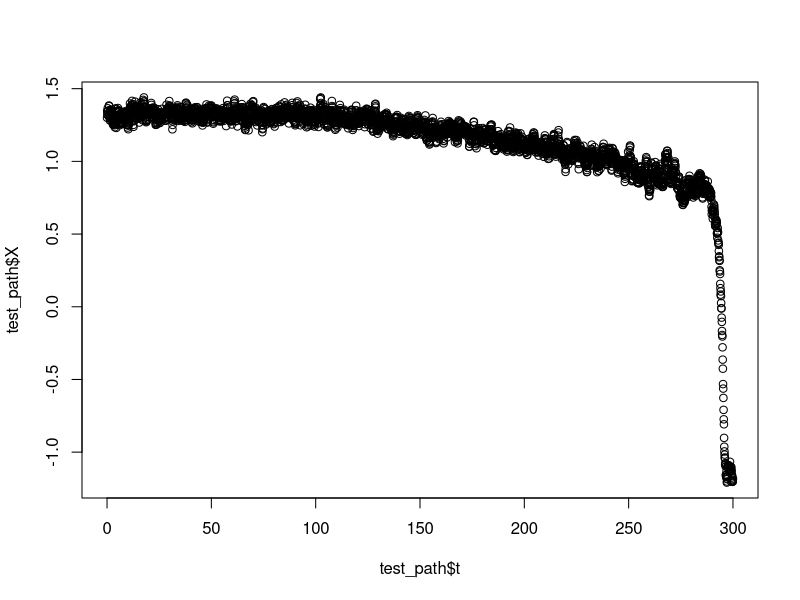

This figure's R source: (Note: this script raises an error after producing the figure.)
## ---- chunk 1
beta_4 <- 1
beta_2 <- 1
lambda_0 <- 1
lambda_c <- -0.4
t <- seq(0, 300, by = 1/12)
t_0 <- 100
tau <- 200
t_end <- t_0 + tau
h <- c(rep(0, 1200), seq(from = 0, to = 1, length.out = 2401))
lambda_t <- (1-h)*lambda_0 + h*lambda_c
x_0 <- 1.3
dt <- 1/12
nloop <- 20
sigma <- 0.5
## ---- chunk 2
make_path <- function(x_0 = 1.3, betas = c(1,1), t_0 = 100, t_end = 300, lambda_0 = 1, lambda_c = -0.4, dt = 1/12, nloop = 2, sigma = 0.1){
  #browser()
  delta_t <- dt/nloop
  n_0 <- t_0/dt*nloop
  n_r <- (t_end-t_0)/dt*nloop
  n_total <- n_0 + n_r + 1
  t <- seq(from = 0, to = t_end, length.out = n_total)
  h <- c(rep(0, n_0), seq(from = 0, to = 1, length.out = n_r))
  lambda_t <- (1-h)*lambda_0 + h*lambda_c
  beta_4 <- betas[1]
  beta_2 <- betas[2]
  drift <- function(x, lambda){
    out <- -(beta_4*x^3) + beta_2*x + lambda
    out
  }
  X <- numeric(length = n_total)
  X[1] <- x_0
  dW <- rnorm(n = n_total, mean = 0, sd = 1)
  for (i in (2:n_total)){
    X[i] <- X[i-1] + drift(X[i-1],lambda_t[i-1])*delta_t + dW[i-1]*sigma*sqrt(delta_t)
  }
  out <- data.frame(t, X)
  out <- out[1 + nloop*(0:floor(n_total/nloop)),]
  out
}
test_path <- make_path()
plot(y = test_path$X, x = test_path$t)
## ---- chunk 3
data_OU <- test_path[test_path$t <= t_0, "X"]
temp   = estimate.OU(data = data_OU, delta = 1/12)
alpha0 = unname(coef(temp)["alpha"])
mu0    = unname(coef(temp)["mu"])
sigma2 = unname(coef(temp)["sigma2"])
## ---- chunk 4
#We had to edit the estimate.tipping function to take absolute value before applying square root
data_ramp <- test_path[test_path$t > t_0, "X"]
temp = estimate.tipping(data = data_ramp, delta = 1/12, initial.values = c(200,2),
                        alpha0 = alpha0, mu0 = mu0, sigma20 = sigma2, 
                        pen = 0.004)
tau     = unname(temp$par[1])
a       = unname(temp$par[2])
m       = mu0 - alpha0/(2 * a)
lambda0 = -alpha0^2/(4 * a)
tc      = tau + t0
## ---- chunk 5
## Collect estimates
round(c(t0 = t0, alpha0 = alpha0, mu0 = mu0, sigma2 = sigma2, tau = tau, 
        a = a, m = m, lambda0 = lambda0, tc = tc),2)
